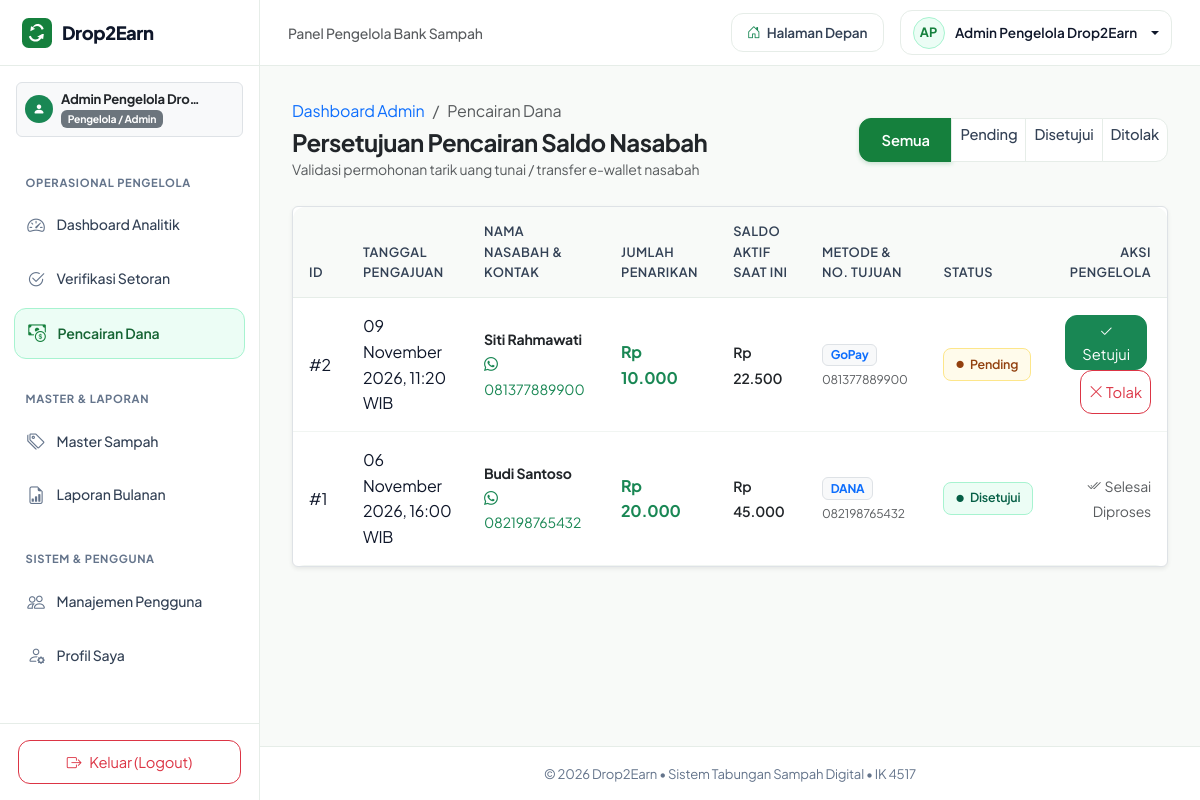
The page /admin/pencairan.php (signed in) on the database its author committed.
### tables this page shows
CREATE TABLE IF NOT EXISTS `users` (
  `id_user` INT(11) NOT NULL AUTO_INCREMENT,
  `nama_lengkap` VARCHAR(100) NOT NULL,
  `email` VARCHAR(100) NOT NULL UNIQUE,
  `password` VARCHAR(255) NOT NULL,
  `no_hp` VARCHAR(20) NOT NULL,
  `alamat` TEXT DEFAULT NULL,
  `role` ENUM('admin', 'nasabah') NOT NULL DEFAULT 'nasabah',
  `saldo` INT(11) NOT NULL DEFAULT 0,
  `created_at` TIMESTAMP NOT NULL DEFAULT CURRENT_TIMESTAMP,
  PRIMARY KEY (`id_user`)
);

CREATE TABLE IF NOT EXISTS `penarikan_saldo` (
  `id_penarikan` INT(11) NOT NULL AUTO_INCREMENT,
  `id_user` INT(11) NOT NULL,
  `jumlah_tarik` INT(11) NOT NULL,
  `metode_pencairan` VARCHAR(50) NOT NULL,
  `nomor_rekening` VARCHAR(50) DEFAULT NULL,
  `status_tarik` ENUM('Pending', 'Disetujui', 'Ditolak') NOT NULL DEFAULT 'Pending',
  `tanggal_pengajuan` TIMESTAMP NOT NULL DEFAULT CURRENT_TIMESTAMP,
  PRIMARY KEY (`id_penarikan`),
  KEY `fk_penarikan_user` (`id_user`),
  CONSTRAINT `fk_penarikan_user` FOREIGN KEY (`id_user`) REFERENCES `users` (`id_user`) ON DELETE CASCADE
);

### admin/pencairan.php (the view, shortened to what the rows shown need)
<?php
require_once __DIR__ . '/../config/database.php';
require_once __DIR__ . '/../config/auth_check.php';
$where_clause = "";
$params = [];
$types = "";
$query = "
    SELECT p.*, u.nama_lengkap, u.email, u.no_hp, u.saldo as saldo_saat_ini
    FROM penarikan_saldo p
    JOIN users u ON p.id_user = u.id_user
    $where_clause
    ORDER BY CASE WHEN p.status_tarik = 'Pending' THEN 1 ELSE 2 END, p.tanggal_pengajuan DESC
";
if (!empty($params)) {
    $stmt = mysqli_prepare($conn, $query);
    mysqli_stmt_bind_param($stmt, $types, ...$params);
    mysqli_stmt_execute($stmt);
    $res = mysqli_stmt_get_result($stmt);
} else {
    $res = mysqli_query($conn, $query);
}
$withdrawals = [];
while ($row = mysqli_fetch_assoc($res)) {
    $withdrawals[] = $row;
}
require_once __DIR__ . '/../includes/header.php';
?>
<div class="d2e-dashboard-layout">
    <?php require_once __DIR__ . '/../includes/sidebar.php'; ?>
    <div class="d2e-dashboard-main">
        <?php require_once __DIR__ . '/../includes/topbar.php'; ?>
        <main class="d2e-dashboard-content">
            <div class="container-fluid p-0">
                <div class="d-flex flex-wrap align-items-center justify-content-between gap-3 mb-4">
                    <div>
                        <h1 class="h4 fw-bold text-dark mb-0">Persetujuan Pencairan Saldo Nasabah</h1>
                    </div>
                </div>
                <div class="card border shadow-sm">
                    <div class="card-body p-0">
                        <?php if (empty($withdrawals)): ?>
                            <div class="empty-state py-5">
                                <i class="bi bi-credit-card-2-back empty-state-icon"></i>
                                <h2 class="h6 fw-bold text-dark mb-1">Tidak Ada Data Permohonan Penarikan</h2>
                                <p class="small text-muted mb-0">Belum ada pengajuan pencairan saldo dari nasabah.</p>
                            </div>
                        <?php else: ?>
                            <div class="table-responsive border-0">
                                <table class="table table-hover align-middle mb-0">
                                    <thead>
                                        <tr>
                                            <th>ID</th>
                                            <th>Tanggal Pengajuan</th>
                                            <th>Nama Nasabah &amp; Kontak</th>
                                            <th>Jumlah Penarikan</th>
                                            <th>Saldo Aktif Saat Ini</th>
                                            <th>Metode &amp; No. Tujuan</th>
                                            <th>Status</th>
                                            <th class="text-end">Aksi Pengelola</th>
                                        </tr>
                                    </thead>
                                    <tbody>
                                        <?php foreach ($withdrawals as $w): ?>
                                            <?php
                                            $w_status_cls = 'status-pending';
                                            if ($w['status_tarik'] === 'Disetujui') $w_status_cls = 'status-disetujui';
                                            elseif ($w['status_tarik'] === 'Ditolak') $w_status_cls = 'status-ditolak';
                                            ?>
                                            <tr>
                                                <td>#<?= $w['id_penarikan'] ?></td>
                                                <td><?= format_tanggal($w['tanggal_pengajuan']) ?></td>
                                                <td>
                                                    <strong class="d-block text-dark small"><?= sanitize($w['nama_lengkap']) ?></strong>
                                                    <a href="https://wa.me/<?= preg_replace('/[^0-9]/', '', $w['no_hp']) ?>" target="_blank" class="text-decoration-none text-success small">
                                                        <i class="bi bi-whatsapp"></i> <?= sanitize($w['no_hp']) ?>
                                                    </a>
                                                </td>
                                                <td>
                                                    <strong class="text-success fs-6"><?= rupiah($w['jumlah_tarik']) ?></strong>
                                                </td>
                                                <td>
                                                    <span class="text-dark small fw-semibold"><?= rupiah($w['saldo_saat_ini']) ?></span>
                                                </td>
                                                <td>
                                                    <span class="badge bg-light text-primary border mb-1"><?= sanitize($w['metode_pencairan']) ?></span>
                                                    <div class="text-muted small" style="font-size: 0.75rem;">
                                                        <?= sanitize($w['nomor_rekening'] ?: 'Ambil Tunai di Posko') ?>
                                                    </div>
                                                </td>
                                                <td>
                                                    <span class="status-badge <?= $w_status_cls ?>">
                                                        <i class="bi bi-circle-fill" style="font-size: 0.45rem;"></i>
                                                        <?= sanitize($w['status_tarik']) ?>
                                                    </span>
                                                </td>
                                                <td class="text-end">
                                                    <?php if ($w['status_tarik'] === 'Pending'): ?>
                                                        <form action="<?= base_url('admin/pencairan.php') ?>" method="POST" class="d-inline">
                                                            <button type="submit" class="btn btn-sm btn-success me-1"
                                                                    data-confirm="Setujui pencairan dana sebesar <?= rupiah($w['jumlah_tarik']) ?>? Saldo nasabah akan otomatis terpotong."
                                                                    data-confirm-title="Setujui Pencairan Saldo"
                                                                    data-confirm-type="success"
                                                                    data-confirm-btn="Ya, Setujui">
                                                                <i class="bi bi-check2"></i> Setujui
                                                            </button>
                                                        </form>
                                                        <form action="<?= base_url('admin/pencairan.php') ?>" method="POST" class="d-inline">
                                                            <button type="submit" class="btn btn-sm btn-outline-danger"
                                                                    data-confirm="Tolak permohonan penarikan saldo ini? Saldo nasabah akan tetap utuh."
                                                                    data-confirm-title="Tolak Pencairan Saldo"
                                                                    data-confirm-type="danger"
                                                                    data-confirm-btn="Ya, Tolak">
                                                                <i class="bi bi-x-lg"></i> Tolak
                                                            </button>
                                                        </form>
                                                    <?php else: ?>
                                                        <span class="text-muted small"><i class="bi bi-check2-all me-1"></i>Selesai Diproses</span>
                                                    <?php endif; ?>
                                                </td>
                                            </tr>
                                        <?php endforeach; ?>
                                    </tbody>
                                </table>
                            </div>
                        <?php endif; ?>
                    </div>
                </div>
            </div>
        </main>
<?php require_once __DIR__ . '/../includes/dashboard_footer.php'; ?>

### includes/sidebar.php (shortened to what the rows shown need)
<?php
$logged_user = isset($conn) ? get_auth_user($conn) : null;
$role = $logged_user['role'] ?? 'nasabah';
?>
<aside class="d2e-sidebar" id="dashboardSidebar">
    <div class="px-3 pt-3 pb-2">
        <div class="d-flex align-items-center justify-content-between p-2 rounded bg-light border">
            <div class="d-flex align-items-center gap-2">
                <div style="line-height: 1.2;">
                    <div class="fw-bold text-dark text-truncate" style="max-width: 140px; font-size: 0.82rem;">
                        <?= sanitize($logged_user['nama_lengkap'] ?? 'Pengguna') ?>
                    </div>
                    <span class="badge bg-secondary" style="font-size: 0.65rem;">
                        <?= $role === 'admin' ? 'Pengelola / Admin' : 'Nasabah Warga' ?>
                    </span>
                </div>
            </div>
        </div>
    </div>
</aside>

### includes/topbar.php (shortened to what the rows shown need)
<?php
$logged_user = isset($conn) ? get_auth_user($conn) : null;
$initials = 'US';
if (!empty($logged_user['nama_lengkap'])) {
    $words = explode(' ', trim($logged_user['nama_lengkap']));
    $initials = strtoupper(substr($words[0], 0, 1) . (isset($words[1]) ? substr($words[1], 0, 1) : ''));
}
?>
<header class="d2e-topbar">
    <div class="d-flex align-items-center gap-2 gap-sm-3">
        <div class="dropdown">
            <button class="d2e-user-pill dropdown-toggle" type="button" data-bs-toggle="dropdown" aria-expanded="false">
                <div class="d2e-user-avatar"><?= $initials ?></div>
                <span class="d-none d-md-inline"><?= sanitize($logged_user['nama_lengkap'] ?? 'Pengguna') ?></span>
            </button>
        </div>
    </div>
</header>

### rows shown on the page
users: nama_lengkap "Admin Pengelola Dro…", nama_lengkap "AP", nama_lengkap "Admin Pengelola Drop2Earn"
penarikan_saldo: id_penarikan "2", tanggal_pengajuan "09 November 2026, 11:20 WIB", id_user.nama_lengkap "Siti Rahmawati", id_user.no_hp "081377889900", jumlah_tarik "Rp 10.000", id_user.saldo "Rp 22.500", metode_pencairan "GoPay", nomor_rekening "081377889900", status_tarik "Pending"
penarikan_saldo: id_penarikan "1", tanggal_pengajuan "06 November 2026, 16:00 WIB", id_user.nama_lengkap "Budi Santoso", id_user.no_hp "082198765432", jumlah_tarik "Rp 20.000", id_user.saldo "Rp 45.000", metode_pencairan "DANA", nomor_rekening "082198765432", status_tarik "Disetujui", shows "Selesai Diproses"
